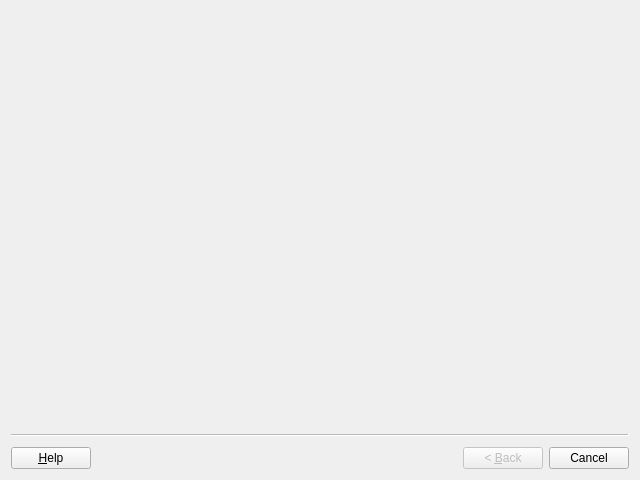
<?xml version="1.0" encoding="UTF-8"?>
<ui version="4.0">
 <class>DataSetSelectorWizardForm</class>
 <widget class="QWizard" name="DataSetSelectorWizardForm">
  <property name="geometry">
   <rect>
    <x>0</x>
    <y>0</y>
    <width>640</width>
    <height>480</height>
   </rect>
  </property>
  <property name="windowTitle">
   <string>Dataset Selection</string>
  </property>
  <property name="options">
   <set>QWizard::HaveHelpButton</set>
  </property>
 </widget>
 <resources/>
 <connections/>
</ui>
